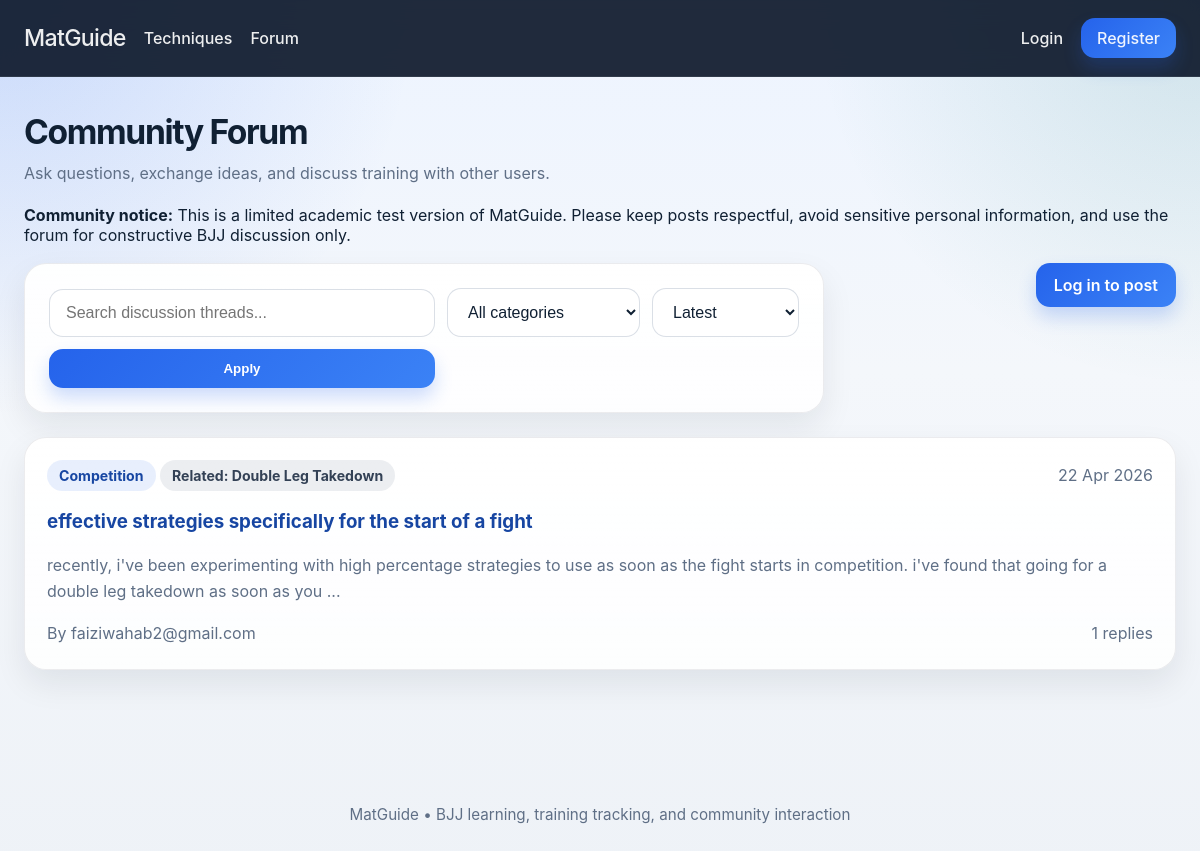
/forum, run on an earlier commit of the app's database.
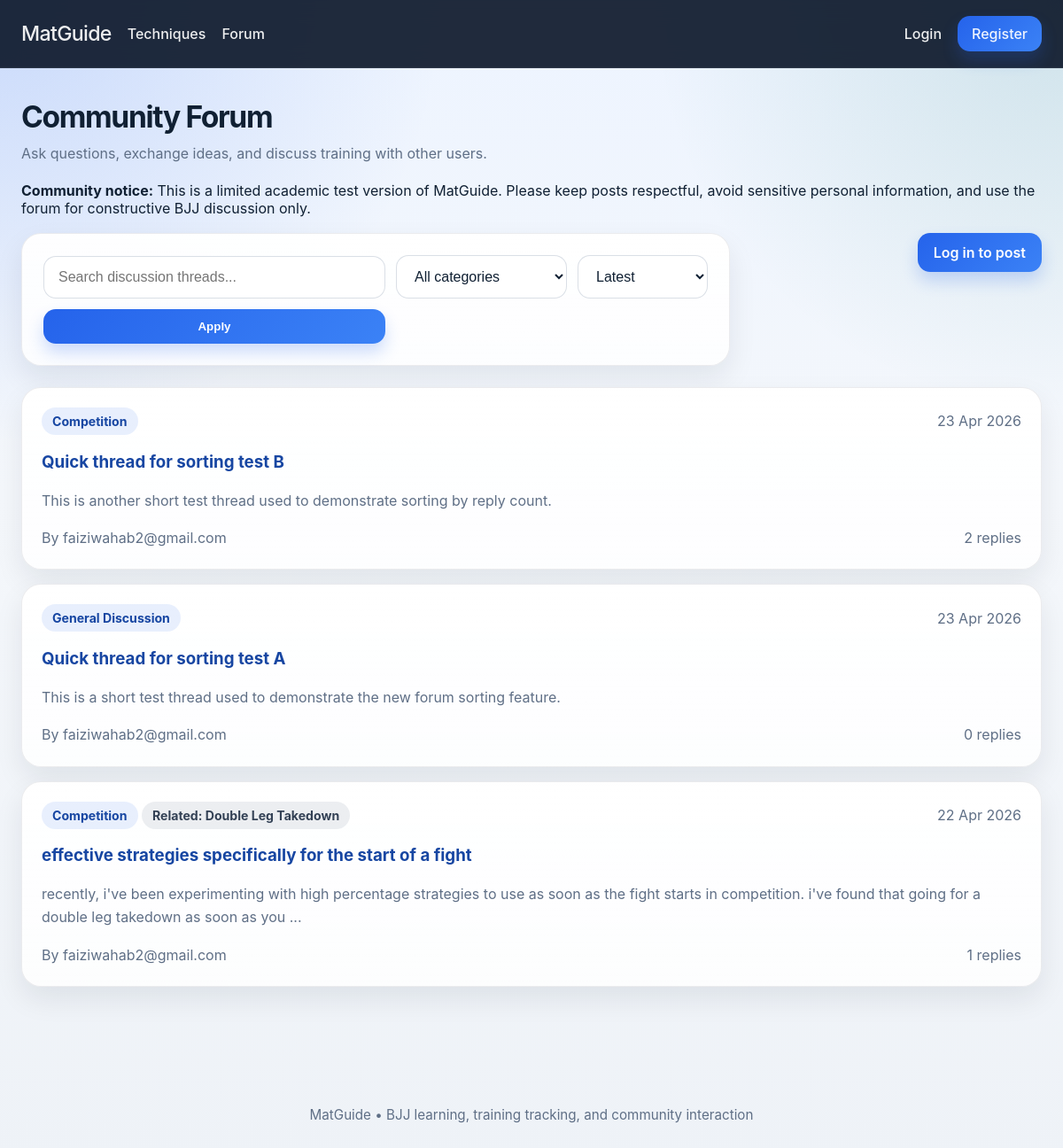
And on a later commit of the database.
### models.py (models this page shows, shortened)
class ForumThread(db.Model):
    id = db.Column(db.Integer, primary_key=True)
    title = db.Column(db.String(200), nullable=False)
    category = db.Column(db.String(100), nullable=False)
    body = db.Column(db.Text, nullable=False)
    created_at = db.Column(db.DateTime, nullable=False, default=datetime.utcnow)
    user_id = db.Column(db.Integer, db.ForeignKey("user.id"), nullable=False)
    technique_id = db.Column(db.Integer, db.ForeignKey("technique.id"), nullable=True)
    replies = db.relationship("ForumReply", backref="thread", lazy=True, cascade="all, delete-orphan")

class Technique(db.Model):
    id = db.Column(db.Integer, primary_key=True)
    name = db.Column(db.String(120), unique=True, nullable=False)
    category = db.Column(db.String(120), nullable=False)
    level = db.Column(db.String(50), nullable=False)
    description = db.Column(db.Text, nullable=False)
    youtube_url = db.Column(db.String(500), nullable=True)
    threads = db.relationship("ForumThread", backref="related_technique", lazy=True)

class User(UserMixin, db.Model):
    id = db.Column(db.Integer, primary_key=True)
    email = db.Column(db.String(255), unique=True, nullable=False, index=True)
    password_hash = db.Column(db.String(255), nullable=False)
    logs = db.relationship("TrainingLog", backref="user", lazy=True, cascade="all, delete-orphan")
    threads = db.relationship("ForumThread", backref="author", lazy=True, cascade="all, delete-orphan")
    replies = db.relationship("ForumReply", backref="author", lazy=True, cascade="all, delete-orphan")

### app.py (the view, shortened to what this page needs)
    @app.route("/forum")
    def forum():
        search_query = request.args.get("q", "").strip()
        category_filter = request.args.get("category", "").strip()
        sort_by = request.args.get("sort", "latest").strip()
        query = ForumThread.query
        if category_filter:
            query = query.filter(ForumThread.category == category_filter)
        threads = query.all()
        if sort_by == "most_replies":
            threads = sorted(threads, key=lambda t: len(t.replies), reverse=True)
        else:
            threads = sorted(threads, key=lambda t: t.created_at, reverse=True)
        return render_template(
            "forum.html",
            threads=threads,
            categories=FORUM_CATEGORIES,
            search_query=search_query,
            category_filter=category_filter,
            sort_by=sort_by,
        )

### templates/forum.html (shortened to what this page needs)
{% extends "base.html" %}
{% block content %}
<section class="section-block">
  <div class="section-header">
    <h1>Community Forum</h1>
    <p>Ask questions, exchange ideas, and discuss training with other users.</p>
  </div>
  <div class="notice-card">
    <strong>Community notice:</strong>
    This is a limited academic test version of MatGuide. Please keep posts respectful,
    avoid sensitive personal information, and use the forum for constructive BJJ discussion only.
  </div>
  <div class="toolbar spaced">
    <form method="GET" class="filter-card forum-filter">
      <input type="text" name="q" placeholder="Search discussion threads..." value="{{ search_query }}">
      <select name="category">
        <option value="">All categories</option>
      </select>
      <select name="sort">
        <option value="latest" {% if sort_by == 'latest' %}selected{% endif %}>Latest</option>
      </select>
      <button type="submit" class="button">Apply</button>
    </form>
    {% if current_user.is_authenticated %}
      <a class="button" href="{{ url_for('new_thread') }}">Create Thread</a>
    {% else %}
      <a class="button" href="{{ url_for('login') }}">Log in to post</a>
    {% endif %}
  </div>
  {% if threads %}
    <div class="thread-list">
      {% for thread in threads %}
        <div class="thread-card">
          <div class="thread-top">
            <div>
              <span class="pill">{{ thread.category }}</span>
              {% if thread.related_technique %}
                <span class="pill alt-pill">Related: {{ thread.related_technique.name }}</span>
              {% endif %}
            </div>
            <span class="muted-text">{{ thread.created_at.strftime("%d %b %Y") }}</span>
          </div>
          <h3>
            <a href="{{ url_for('thread_detail', thread_id=thread.id) }}">
              {{ thread.title }}
            </a>
          </h3>
          <p class="thread-preview">
            {{ thread.body[:180] }}{% if thread.body|length > 180 %}...{% endif %}
          </p>
          <div class="thread-bottom">
            <span class="muted-text">By {{ thread.author.email }}</span>
            <span class="muted-text">{{ thread.replies|length }} replies</span>
          </div>
        </div>
      {% endfor %}
    </div>
  {% else %}
    <div class="empty-state">
      <p>No forum threads found.</p>
    </div>
  {% endif %}
</section>
{% endblock %}

### templates/base.html (shortened to what this page needs)
<!DOCTYPE html>
<html lang="en">
<head>
  <link rel="stylesheet" href="{{ url_for('static', filename='styles.css') }}">
</head>
<body>
  <header class="site-header">
    <nav class="navbar">
      <div class="nav-left">
        <a class="brand" href="{{ url_for('index') }}">MatGuide</a>
        <a href="{{ url_for('techniques') }}">Techniques</a>
        <a href="{{ url_for('forum') }}">Forum</a>
      </div>
      <div class="nav-right">
        {% if current_user.is_authenticated %}
          <span class="user-email">{{ current_user.email }}</span>
          <a href="{{ url_for('logout') }}">Logout</a>
        {% else %}
          <a href="{{ url_for('login') }}">Login</a>
          <a class="button nav-button" href="{{ url_for('register') }}">Register</a>
        {% endif %}
      </div>
    </nav>
  </header>
  <main class="page-shell">
    {% block content %}{% endblock %}
  </main>
  <footer class="footer">
    <p>MatGuide • BJJ learning, training tracking, and community interaction</p>
  </footer>
</body>
</html>

### static/styles.css (style rules this page uses)
:root { --bg: #0b1220; --surface: rgba(255, 255, 255, 0.82); --surface-strong: #ffffff; --text: #102033; --muted: #5f6f86; --primary: #2563eb; --primary-dark: #1746a2; --accent: #0f766e; --danger: #dc2626; --success-bg: #dcfce7; --error-bg: #fee2e2; --border: rgba(15, 23, 42, 0.08); --shadow: 0 14px 32px rgba(15, 23, 42, 0.08); --radius: 22px; }
* { box-sizing: border-box; }
body { margin: 0; font-family: "Inter", "Segoe UI", Arial, sans-serif; color: var(--text); background: radial-gradient(circle at top left, rgba(37, 99, 235, 0.18), transparent 28%), radial-gradient(circle at top right, rgba(15, 118, 110, 0.14), transparent 26%), linear-gradient(180deg, #edf4ff 0%, #f4f7fb 42%, #eef2f7 100%); min-height: 100vh; }
a { color: var(--primary-dark); text-decoration: none; }
.site-header { position: sticky; top: 0; z-index: 20; backdrop-filter: blur(12px); background: rgba(9, 20, 39, 0.9); border-bottom: 1px solid rgba(255, 255, 255, 0.08); }
.navbar { max-width: 1220px; margin: 0 auto; padding: 18px 24px; display: flex; align-items: center; justify-content: space-between; }
.nav-left, .nav-right { display: flex; align-items: center; gap: 18px; }
.navbar a { color: rgba(255, 255, 255, 0.92); font-weight: 500; text-decoration: none; }
.brand { font-size: 1.45rem; font-weight: 800; letter-spacing: -0.03em; }
.page-shell { max-width: 1220px; margin: 0 auto; padding: 34px 24px 60px; }
.footer { text-align: center; padding: 26px 18px 42px; color: var(--muted); font-size: 0.95rem; }
.button { display: inline-flex; align-items: center; justify-content: center; gap: 8px; padding: 12px 18px; border: none; border-radius: 14px; background: linear-gradient(135deg, var(--primary), #3b82f6); color: white; font-weight: 600; text-decoration: none; cursor: pointer; box-shadow: 0 10px 18px rgba(37, 99, 235, 0.22); transition: transform 0.15s ease, box-shadow 0.15s ease, opacity 0.15s ease; }
.nav-button { padding: 10px 16px; }
.stat-card, .feature-card, .form-card, .filter-card, .thread-card, .thread-detail-card, .reply-card, .log-card, .technique-card, .empty-state, .forum-preview-card, .video-shell { background: linear-gradient(180deg, rgba(255, 255, 255, 0.96), rgba(255, 255, 255, 0.84)); border: 1px solid var(--border); border-radius: var(--radius); box-shadow: var(--shadow); }
.stat-card, .feature-card, .technique-card, .thread-card, .reply-card, .log-card, .thread-detail-card, .forum-preview-card, .empty-state { padding: 22px; }
.section-block { margin-bottom: 34px; }
.section-header { margin-bottom: 18px; }
.section-header h1, .section-header h2 { margin: 0 0 8px; font-size: 2.1rem; letter-spacing: -0.04em; }
.section-header p { margin: 0; color: var(--muted); line-height: 1.7; }
.forum-preview-list, .thread-list, .reply-list, .log-list, .mini-thread-list { display: grid; gap: 16px; }
.filter-card, .form-card { padding: 24px; }
.styled-form input, .styled-form select, .styled-form textarea, .filter-card input, .filter-card select { width: 100%; padding: 14px 16px; border-radius: 14px; border: 1px solid rgba(148, 163, 184, 0.35); background: rgba(255, 255, 255, 0.92); color: var(--text); font-size: 1rem; outline: none; transition: border 0.15s ease, box-shadow 0.15s ease; }
.filter-card { display: grid; grid-template-columns: 2fr 1fr 1fr auto; gap: 12px; align-items: center; }
.forum-filter { grid-template-columns: 2fr 1fr auto; }
.toolbar { display: flex; align-items: center; gap: 14px; margin: 18px 0 24px; }
.toolbar.spaced { justify-content: space-between; align-items: flex-start; gap: 20px; }
.thread-top, .thread-bottom, .log-top, .technique-meta, .inline-actions { display: flex; flex-wrap: wrap; gap: 10px; align-items: center; justify-content: space-between; }
.thread-preview, .muted-text { color: var(--muted); line-height: 1.65; }
.pill { display: inline-flex; align-items: center; padding: 7px 12px; border-radius: 999px; background: rgba(37, 99, 235, 0.1); color: var(--primary-dark); font-size: 0.88rem; font-weight: 700; }
.alt-pill { background: rgba(100, 116, 139, 0.12); color: #334155; }

What changed in the data, as far as the page shows it:
added ForumThread: category "Competition", created_at "23 Apr 2026", title "Quick thread for sorting test B", body "This is another short test thread used to demonstrate sorting by reply count.", author.email "faiziwahab2@gmail.com", replies|length "2"
added ForumThread: category "General Discussion", created_at "23 Apr 2026", title "Quick thread for sorting test A", body "This is a short test thread used to demonstrate the new forum sorting feature.", author.email "faiziwahab2@gmail.com", replies|length "0"
